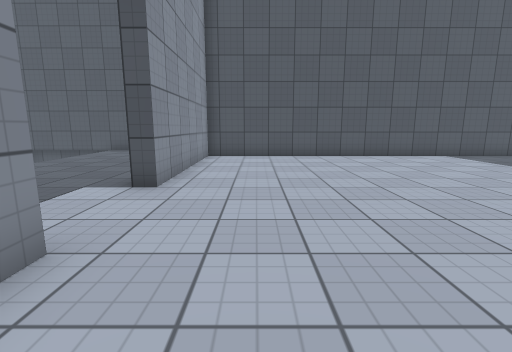
view 1 (above)

14 first-person views from a walk through a Unity game level. The camera is 1.2 m above the floor, tilts 10° down and sees 85° across. Doors are open. The floor is counted in squares, 1 m on a side. Each view is taken from the middle of a square. On the plan, view 1 faces up. The plan holds only what a view shows up to about 13 squares ahead; the rest is blank. The place goes on beyond the plan. The player character is not drawn. Surface patterns are stand-ins for the level's own textures.

view 2
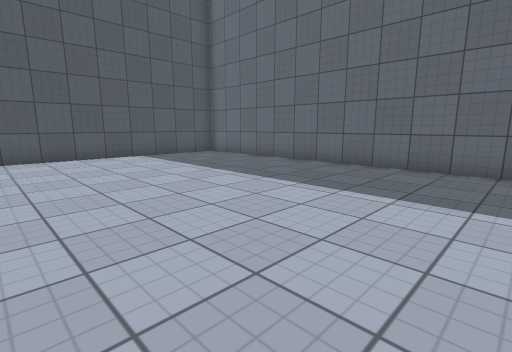

view 3
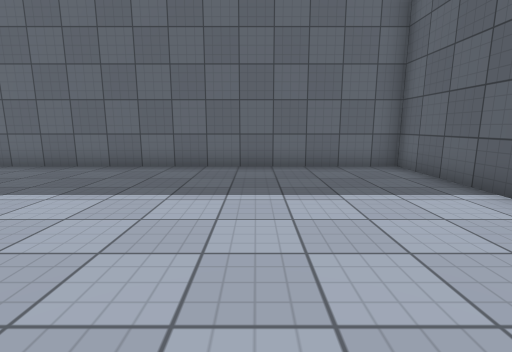

view 4
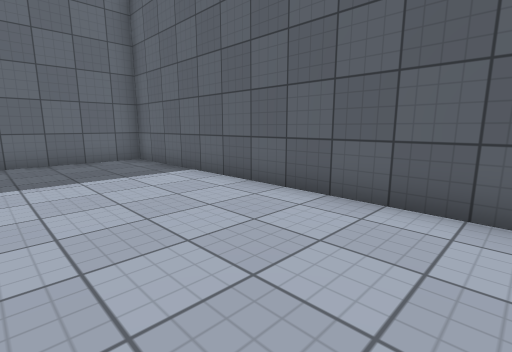

view 5
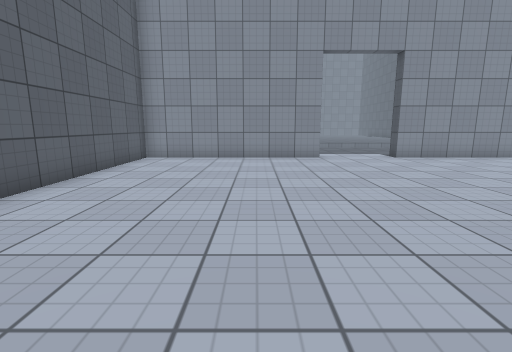

view 6
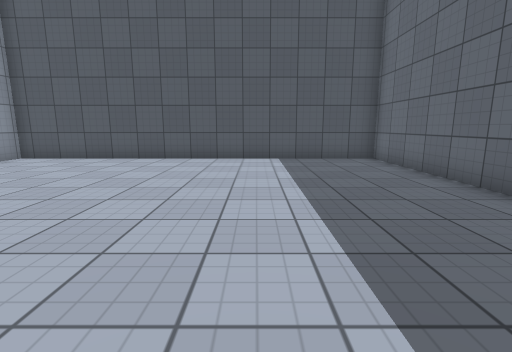

view 7
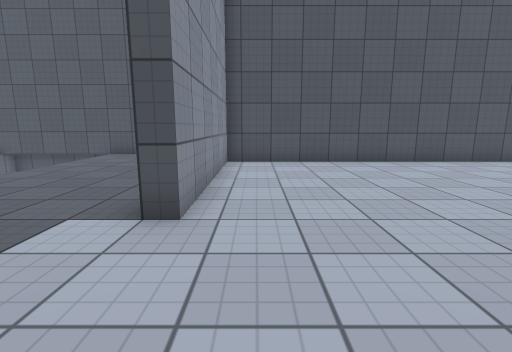

view 8
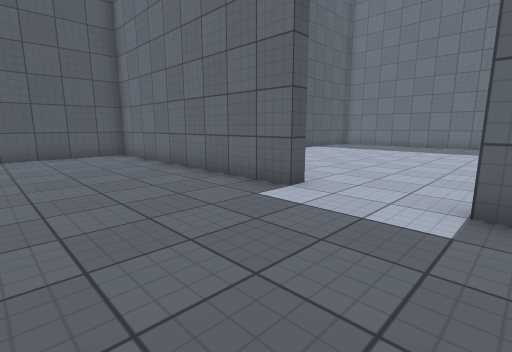

view 9
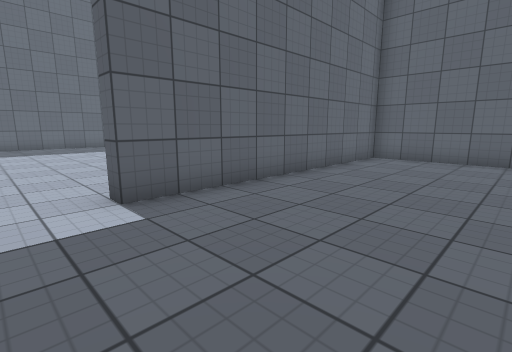

view 10
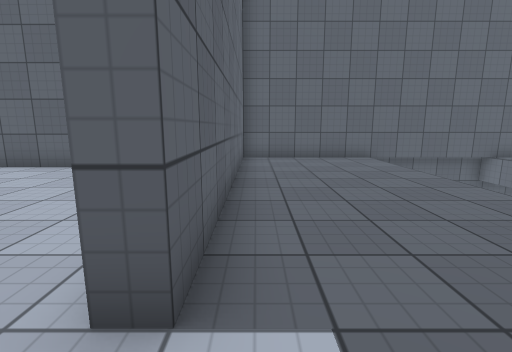

view 11
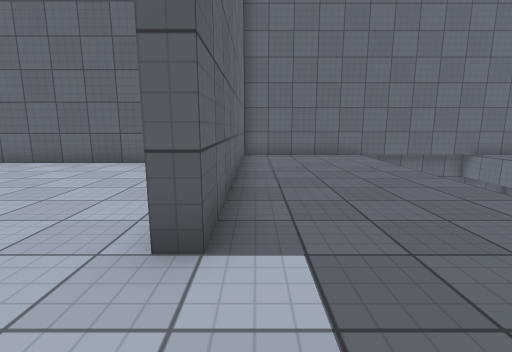

view 12
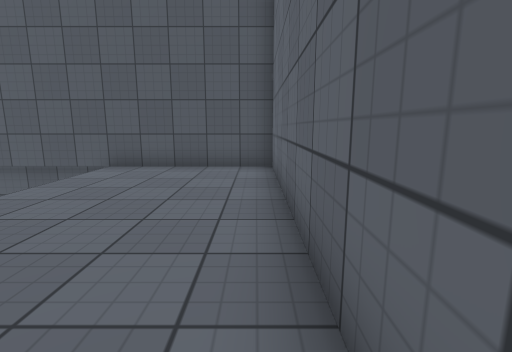

view 13
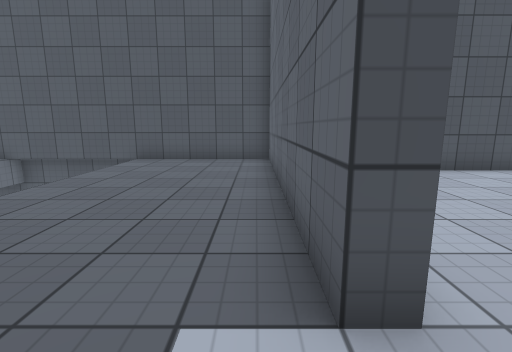

view 14
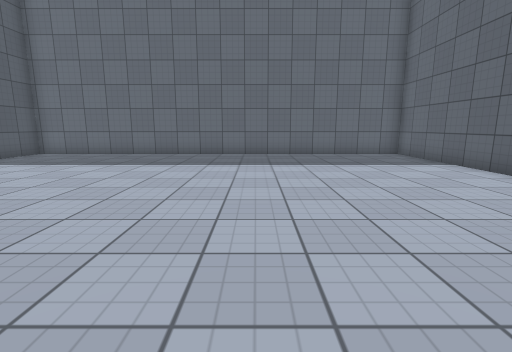

### Floor plan
Points are (right, up) in squares from view 1. A wall is a line through its corners. A room is listed if a view was taken in it or the views show most of it. See-through windows are left out.
Room 1 (views 1, 2, 3, 4, 5, 6, 7, 14)
walls: (-2, 2.5) (-2, -4.3) (11.5, -4.3) (11.5, 11.7) (-2, 11.7) (-2, 5.5)
ways out: open door at (-2, 3.5) to room 2
Room 2 (views 8, 9, 10, 11, 12, 13)
walls: (-2.5, 5.5) (-2.5, 14.5) (-7.5, 14.5); (-10.5, -7) (-2.5, -7) (-2.5, 2.5)
ways out: open door at (-2, 3.5) to room 1

Positions as (right, up) in squares from view 1, and headings:
1: (0, 0), facing up
2: (3, 0), facing up-right
3: (3, 0), facing right
4: (1, 0), facing down-right
5: (9, 0), facing left
6: (7, 1), facing up
7: (-1, 2), facing up
8: (-7, 2), facing up-right
9: (-7, 4), facing down-right
10: (-3, 4), facing down
11: (-3, 5), facing down
12: (-3, 6), facing up
13: (-3, 4), facing up
14: (-1, 2), facing right
